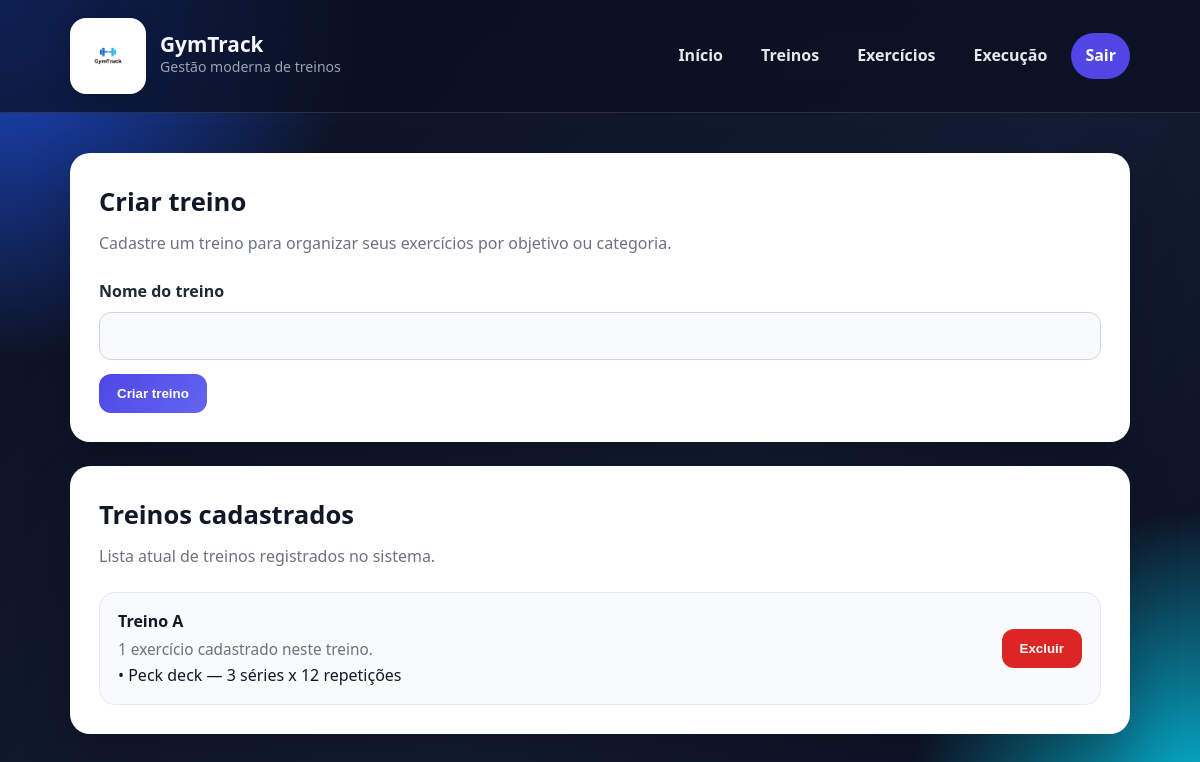
The page /treinos/ (signed in) on the database as committed earlier.
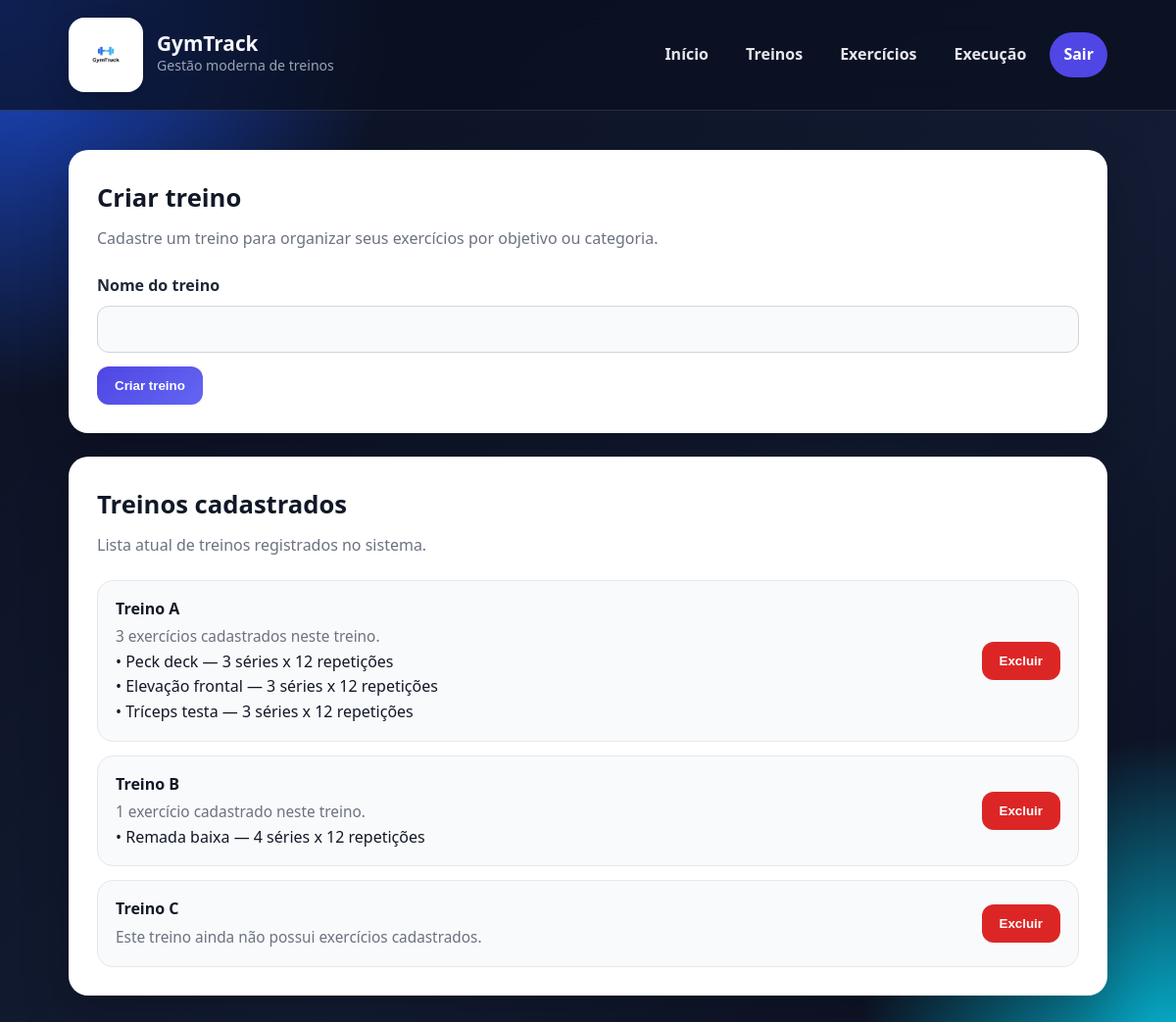
The same page on the database as committed later.
### core/models.py (models this page shows, shortened)
class Treino(models.Model):
    nome = models.CharField(max_length=100)

class Exercicio(models.Model):
    treino = models.ForeignKey(Treino, on_delete=models.CASCADE, related_name='exercicios')
    exercicio_base = models.ForeignKey(
        ExercicioBase,
        on_delete=models.CASCADE,
        related_name='exercicios_do_sistema',
        null=True,
        blank=True
    )
    nome = models.CharField(max_length=100, blank=True, null=True)
    series = models.PositiveIntegerField()
    repeticoes = models.PositiveIntegerField()

class ExercicioBase(models.Model):
    nome = models.CharField(max_length=100, unique=True)
    grupo_muscular = models.CharField(max_length=50)

### core/views.py (the view)
# urls.py: path('treinos/', views.treinos_view, name='treinos'),
@login_required
def treinos_view(request):
    if request.method == 'POST':
        form = TreinoForm(request.POST)
        if form.is_valid():
            form.save()
            return redirect('treinos')
    else:
        form = TreinoForm()
    treinos = Treino.objects.prefetch_related('exercicios__exercicio_base').all()
    return render(request, 'core/treinos.html', {
        'form': form,
        'treinos': treinos
    })

### core/forms.py
class TreinoForm(forms.ModelForm):
    class Meta:
        model = Treino
        fields = ['nome']
        labels = {
            'nome': 'Nome do treino',
        }

### core/templates/core/treinos.html (shortened to what this page needs)
{% extends 'core/base.html' %}
{% block content %}
<section class="page-grid">
    <div class="content-card">
        <h2 class="section-title">Criar treino</h2>
        <p class="section-subtitle">Cadastre um treino para organizar seus exercícios por objetivo ou categoria.</p>
        <form method="post">
            <div class="form-grid">
                <div class="form-group full">
                    <label for="{{ form.nome.id_for_label }}">Nome do treino</label>
                    {{ form.nome }}
                </div>
            </div>
            <div class="form-actions">
                <button type="submit" class="btn btn-primary">Criar treino</button>
            </div>
        </form>
    </div>
    <div class="list-card">
        <h3 class="section-title">Treinos cadastrados</h3>
        <p class="section-subtitle">Lista atual de treinos registrados no sistema.</p>
{% if treinos %}
    <ul class="items-list">
        {% for treino in treinos %}
            <li class="item">
                <div>
                    <strong>{{ treino.nome }}</strong>
                    {% if treino.exercicios.count > 0 %}
                        <span>
                            {{ treino.exercicios.count }} exercício{{ treino.exercicios.count|pluralize }}
                            cadastrado{{ treino.exercicios.count|pluralize }} neste treino.
                        </span>
                        <div class="exercise-preview-list">
                            {% for exercicio in treino.exercicios.all %}
                                <div class="exercise-preview-item">
                                    •
                                    {% if exercicio.exercicio_base %}
                                        {{ exercicio.exercicio_base.nome }}
                                    {% else %}
                                        {{ exercicio.nome }}
                                    {% endif %}
                                    — {{ exercicio.series }} séries x {{ exercicio.repeticoes }} repetições
                                </div>
                            {% endfor %}
                        </div>
                    {% else %}
                        <span>Este treino ainda não possui exercícios cadastrados.</span>
                    {% endif %}
                </div>
                <form method="post" action="{% url 'excluir_treino' treino.id %}">
                    <button type="submit" class="btn btn-danger">Excluir</button>
                </form>
            </li>
        {% endfor %}
    </ul>
{% else %}
    <div class="empty-state">
        Nenhum treino cadastrado até o momento.
    </div>
{% endif %}
    </div>
</section>
{% endblock %}

### core/templates/core/base.html (shortened to what this page needs)
{% load static %}
<!DOCTYPE html>
<html lang="pt-BR">
<head>
    <link rel="stylesheet" href="{% static 'css/style.css' %}">
</head>
<body>
<div class="page-shell">
    <header class="topbar">
        <div class="topbar-inner">
            <div class="brand">
                <div class="brand-logo">
                    <img src="{% static 'images/logo.png' %}" alt="Logo do GymTrack">
                </div>
                <div class="brand-text">
                    <h1>GymTrack</h1>
                    <p>Gestão moderna de treinos</p>
                </div>
            </div>
            {% if user.is_authenticated %}
                <nav class="nav">
                    <a href="{% url 'home' %}">Início</a>
                    <a href="{% url 'treinos' %}">Treinos</a>
                    <a href="{% url 'exercicios' %}">Exercícios</a>
                    <a href="{% url 'execucao' %}">Execução</a>
                    <a href="{% url 'logout' %}" class="nav-primary">Sair</a>
                </nav>
            {% else %}
                <nav class="nav">
                    <a href="{% url 'login' %}">Entrar</a>
                    <a href="{% url 'register' %}" class="nav-primary">Cadastrar</a>
                </nav>
            {% endif %}
        </div>
    </header>
    <main class="main-container">
        {% block content %}{% endblock %}
    </main>
</div>
</body>
</html>

### static/css/style.css (style rules this page uses)
:root { --bg: #0b1020; --bg-soft: #121a2f; --card: rgba(255, 255, 255, 0.08); --card-solid: #ffffff; --text: #f5f7fb; --text-dark: #111827; --muted: #9aa4b2; --primary: #4f46e5; --primary-hover: #4338ca; --secondary: #06b6d4; --success: #16a34a; --danger: #dc2626; --warning-bg: #fee2e2; --warning-text: #991b1b; --border: rgba(255, 255, 255, 0.12); --shadow: 0 20px 50px rgba(0, 0, 0, 0.22); --radius: 20px; --radius-sm: 12px; --container: 1100px; }
* { margin: 0; padding: 0; box-sizing: border-box; }
html { scroll-behavior: smooth; }
body { font-family: "Segoe UI", Arial, sans-serif; background: radial-gradient(circle at top left, #1d4ed8 0%, transparent 25%), radial-gradient(circle at bottom right, #06b6d4 0%, transparent 20%), linear-gradient(135deg, #0b1020, #131c33 60%, #0b1020); color: var(--text); min-height: 100vh; line-height: 1.6; }
a { text-decoration: none; color: inherit; }
.page-shell { min-height: 100vh; display: flex; flex-direction: column; }
.topbar { position: sticky; top: 0; z-index: 50; backdrop-filter: blur(16px); background: rgba(11, 16, 32, 0.72); border-bottom: 1px solid var(--border); }
.topbar-inner { max-width: var(--container); margin: 0 auto; padding: 18px 20px; display: flex; align-items: center; justify-content: space-between; gap: 20px; }
.brand { display: flex; align-items: center; gap: 14px; }
.brand-text h1 { font-size: 1.3rem; line-height: 1.1; }
.brand-text p { font-size: 0.88rem; color: var(--muted); }
.nav { display: flex; flex-wrap: wrap; gap: 10px; align-items: center; justify-content: flex-end; }
.nav a { padding: 10px 14px; border-radius: 999px; color: #e5e7eb; font-weight: 600; transition: 0.25s ease; }
.nav a.nav-primary { background: var(--primary); color: white; }
.main-container { width: 100%; max-width: var(--container); margin: 0 auto; padding: 40px 20px 60px; flex: 1; }
.hero-panel, .content-card, .sidebar-card, .auth-card, .list-card, .info-card { border: 1px solid var(--border); border-radius: var(--radius); box-shadow: var(--shadow); }
.btn { border: none; cursor: pointer; padding: 12px 18px; border-radius: 12px; font-weight: 700; transition: 0.25s ease; display: inline-flex; align-items: center; justify-content: center; gap: 8px; }
.btn-primary { background: linear-gradient(135deg, var(--primary), #6366f1); color: white; }
.page-grid { display: grid; grid-template-columns: 1fr; gap: 24px; }
.content-card, .list-card, .info-card { background: var(--card-solid); color: var(--text-dark); padding: 28px; }
.section-title { font-size: 1.6rem; margin-bottom: 8px; color: var(--text-dark); }
.section-subtitle { color: #6b7280; margin-bottom: 22px; }
.form-grid { display: grid; grid-template-columns: 1fr 1fr; gap: 18px; }
.form-group { display: flex; flex-direction: column; gap: 8px; }
.form-group.full { grid-column: 1 / -1; }
.form-group label { font-weight: 700; color: #1f2937; }
.form-group input, .form-group select, .form-group textarea { width: 100%; padding: 14px 14px; border-radius: 12px; border: 1px solid #d1d5db; background: #f9fafb; font-size: 1rem; transition: 0.2s ease; outline: none; }
.form-actions { margin-top: 14px; display: flex; gap: 12px; flex-wrap: wrap; }
.items-list { list-style: none; display: grid; gap: 14px; margin-top: 18px; }
.item { background: #f9fafb; border: 1px solid #e5e7eb; border-radius: 16px; padding: 16px 18px; display: flex; align-items: center; justify-content: space-between; gap: 16px; }
.item strong { color: #111827; display: block; margin-bottom: 3px; }
.item span { color: #6b7280; font-size: 0.96rem; }
.brand-logo { width: 76px; height: 76px; background: white; border-radius: 16px; padding: 8px; display: flex; align-items: center; justify-content: center; box-shadow: 0 10px 25px rgba(0, 0, 0, 0.15); overflow: hidden; flex-shrink: 0; }
.brand-logo img { width: 100%; height: 100%; object-fit: contain; display: block; }
.btn-danger { background: #dc2626; color: white; }

Rows that differ between the two databases and show on the page:
computed for Treino "Treino A": exercicios.count "1" → "3"
added Exercicio: exercicio_base.nome "Elevação frontal", series "3", repeticoes "12", shown under Treino "Treino A"
added Exercicio: exercicio_base.nome "Tríceps testa", series "3", repeticoes "12", shown under Treino "Treino A"
added Treino: nome "Treino B", exercicios.count "1"
added Exercicio: exercicio_base.nome "Remada baixa", series "4", repeticoes "12", shown under "Treino B"
added Treino: nome "Treino C", shows "Este treino ainda não possui exercícios cadastrados."
